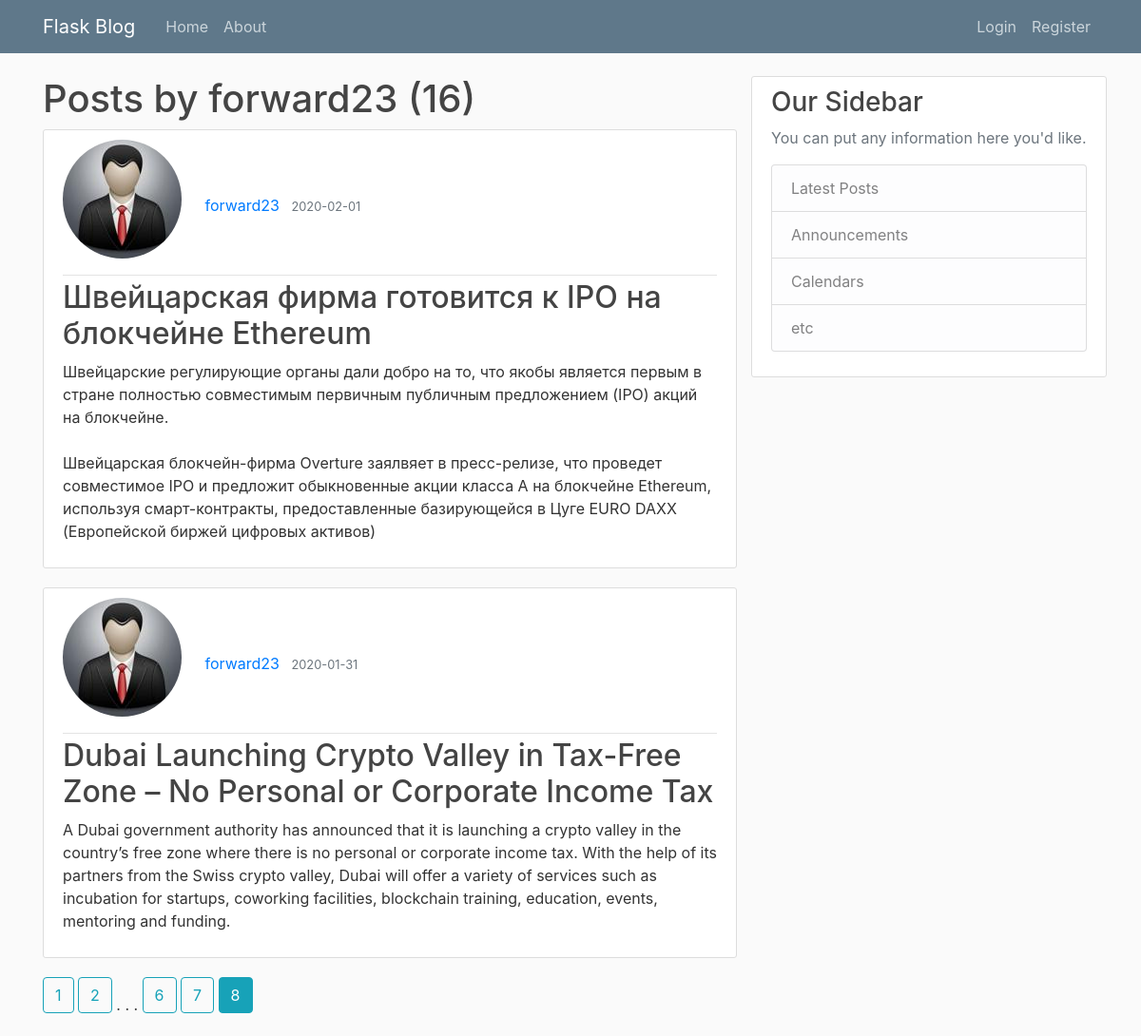
/user/forward23?page=8, run on the app's committed database.
### flaskblog/models.py (models this page shows, shortened)
class User(db.Model, UserMixin):
    id = db.Column(db.Integer, primary_key=True)
    username = db.Column(db.String(20), unique=True, nullable=False)
    email = db.Column(db.String(120), unique=True, nullable=False)
    image_file = db.Column(db.String(20), nullable=False, default='default.jpg')
    password = db.Column(db.String(60), nullable=False)
    posts = db.relationship('Post', backref='author', lazy=True)

class Post(db.Model, UserMixin):
    id = db.Column(db.Integer, primary_key=True)
    title = db.Column(db.String(100), nullable=False)
    date_posted = db.Column(db.DateTime, nullable=False, default=datetime.utcnow())
    content = db.Column(db.Text, nullable=False)
    user_id = db.Column(db.Integer, db.ForeignKey('user.id'))

### flaskblog/routes.py (the view)
@app.route('/user/<string:username>')
def user_posts(username):
    page = request.args.get('page', 1, type=int)
    user = User.query.filter_by(username=username).first_or_404()
    posts = Post.query.filter_by(author=user)\
                                .order_by(Post.date_posted.desc())\
                                .paginate(per_page=2, page=page)
    return render_template('user_posts.html', posts=posts, user=user)

### flaskblog/templates/user_posts.html
{% extends "layout.html" %}
{% block content %}
<h1> Posts by {{user.username}} ({{posts.total}}) </h1>
    {% for post in posts.items %}
        <article class="media content-section">
          <div class="media-body">
            <div class="article-metadata">
                <img class="rounded-circle account-img" src="{{ url_for('static', filename='profile_pics/' + post.author.image_file) }}" >
              <a class="mr-2" href="{{ url_for('user_posts', username=post.author.username) }}">{{ post.author.username
                  }}</a>
              <small class="text-muted">{{ post.date_posted.date() }}</small>
            </div>
            <h2><a class="article-title" href="{{ url_for('post', post_id=post.id) }}">{{ post.title }}</a></h2>
            <p class="article-content">{{ post.content }}</p>
          </div>
        </article>
    {% endfor %}
    {% for page_num in posts.iter_pages(left_edge=2, right_edge=2, left_current=2, right_current=2) %}
        {% if page_num %}
            {% if posts.page == page_num %}
                <a class="btn btn-info mb-4" href="{{ url_for('user_posts', username=user.username, page=page_num) }}"> {{page_num}} </a>
            {% else %}
                <a class="btn btn-outline-info mb-4" href="{{ url_for('user_posts', username=user.username, page=page_num) }}"> {{page_num}} </a>
            {% endif %}
        {% else %}
            . . .
        {% endif %}
    {% endfor %}
{% endblock content %}

### flaskblog/static/main.css (style rules this page uses)
body { background: #fafafa; color: #333333; margin-top: 5rem; }
h1, h2, h3, h4, h5, h6 { color: #444444; }
.content-section { background: #ffffff; padding: 10px 20px; border: 1px solid #dddddd; border-radius: 3px; margin-bottom: 20px; }
.article-title { color: #444444; }
.article-content { white-space: pre-line; }
.article-metadata { padding-bottom: 1px; margin-bottom: 4px; border-bottom: 1px solid #e3e3e3 }
.account-img { height: 125px; width: 125px; margin-right: 20px; margin-bottom: 16px; }

### data on the page
User: username "forward23"
Post: image_file (picture), author.username "forward23", date_posted "2020-02-01", title "Швейцарская фирма готовится к IPO на блокчейне Ethereum", content "Швейцарские регулирующие органы дали добро на то, что якобы является первым в стране полностью совместимым первичным публичным предложением (IPO) акций на блокчейне. Швейцарская блокчейн-фирма Overture заялвяет в пресс-релизе, что проведет совместимое IPO и предложит обыкновенные акции класса А на блокчейне Ethereum, используя смарт-контракты, предоставленные базирующейся в Цуге EURO DAXX (Европейской биржей цифровых активов)"
Post: image_file (picture), author.username "forward23", date_posted "2020-01-31", title "Dubai Launching Crypto Valley in Tax-Free Zone – No Personal or Corporate Income Tax", content "A Dubai government authority has announced that it is launching a crypto valley in the country’s free zone where there is no personal or corporate income tax. With the help of its partners from the Swiss crypto valley, Dubai will offer a variety of services such as incubation for startups, coworking facilities, blockchain training, education, events, mentoring and funding."

### other printed values
{{ posts.total }} "16"
{{ page_num }} "1" "2" "6" "7"
{{ page_num }} "8"
